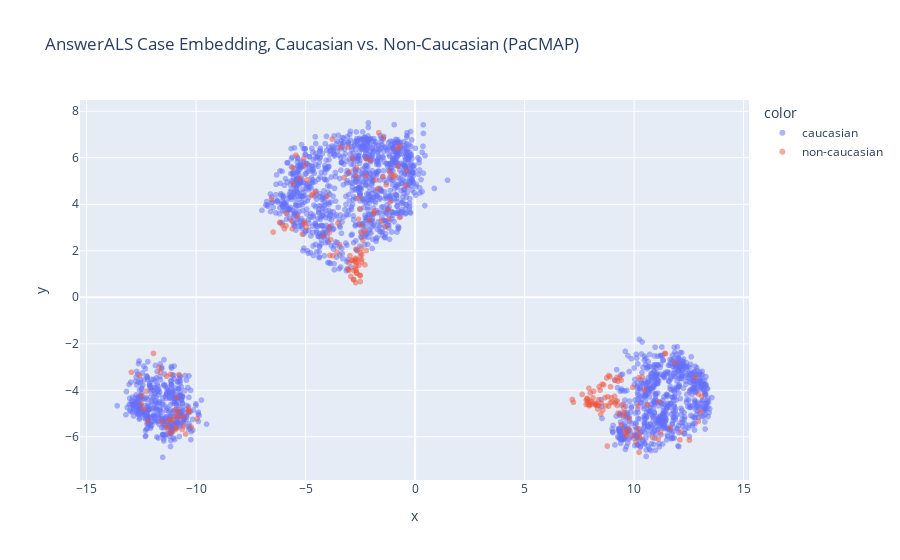
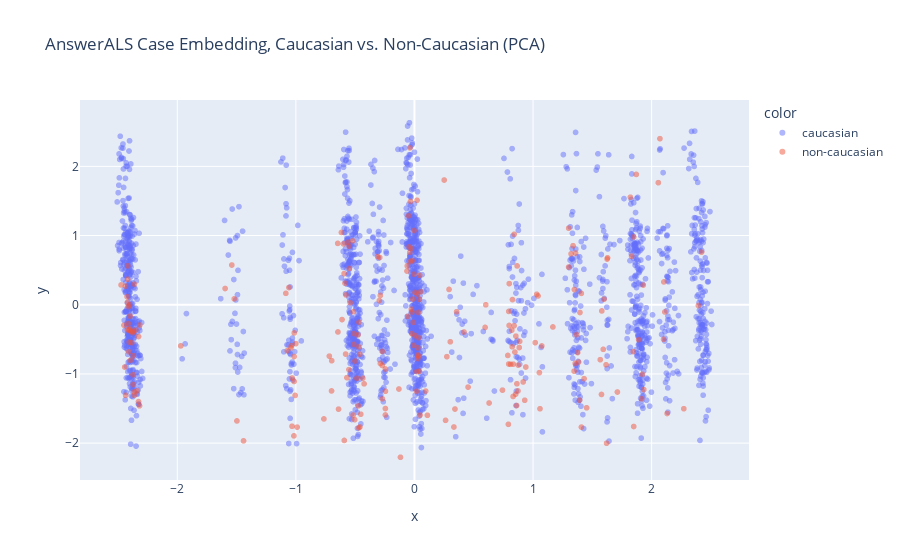
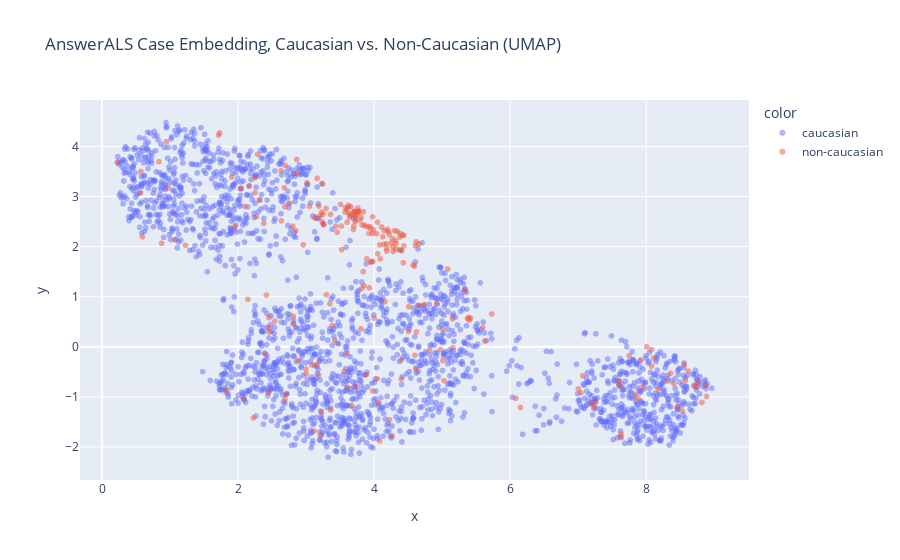

Notebook cell for these charts, in order:
### Code cell
perform_dimensional_reduction_and_plot(
    allAnswerAlsCaseDataFrame.loc[
        :, 
        allAnswerAlsCaseDataFrame.columns != ('caucasian', '', '', '')],
    'PaCMAP', 
    "AnswerALS Case Embedding, Caucasian vs. Non-Caucasian (PaCMAP)",
    color_map=allAnswerAlsCaseDataFrame['caucasian'])

perform_dimensional_reduction_and_plot(
    allAnswerAlsCaseDataFrame.loc[
        :, 
        allAnswerAlsCaseDataFrame.columns != ('caucasian', '', '', '')], 
    'PCA', 
    "AnswerALS Case Embedding, Caucasian vs. Non-Caucasian (PCA)",
    color_map=allAnswerAlsCaseDataFrame['caucasian'])

perform_dimensional_reduction_and_plot(
    allAnswerAlsCaseDataFrame.loc[
        :, 
        allAnswerAlsCaseDataFrame.columns != ('caucasian', '', '', '')], 
    'UMAP', 
    "AnswerALS Case Embedding, Caucasian vs. Non-Caucasian (UMAP)",
    color_map=allAnswerAlsCaseDataFrame['caucasian'])

### Figure 1 — Plotly figure (JSON) as saved in the notebook; plotly's stock layout.template omitted (floating-point values rounded to 4 significant figures; data arrays with more than 128 entries replaced by an {"elided": "..."} marker saying what was removed)
{"data": [{"customdata": {"elided": "2070x1 str values"}, "hovertemplate": "color=caucasian<br>x=%{x}<br>y=%{y}<br>id=%{customdata[0]}<extra></extra>", "legendgroup": "caucasian", "marker": {"color": "#636efa", "opacity": 0.5, "symbol": "circle"}, "mode": "markers", "name": "caucasian", "showlegend": true, "type": "scattergl", "x": {"elided": "2070 float values"}, "xaxis": "x", "y": {"elided": "2070 float values"}, "yaxis": "y"}, {"customdata": {"elided": "241x1 str values"}, "hovertemplate": "color=non-caucasian<br>x=%{x}<br>y=%{y}<br>id=%{customdata[0]}<extra></extra>", "legendgroup": "non-caucasian", "marker": {"color": "#EF553B", "opacity": 0.5, "symbol": "circle"}, "mode": "markers", "name": "non-caucasian", "showlegend": true, "type": "scattergl", "x": {"elided": "241 float values"}, "xaxis": "x", "y": {"elided": "241 float values"}, "yaxis": "y"}], "layout": {"legend": {"title": {"text": "color"}, "tracegroupgap": 0}, "title": {"text": "AnswerALS Case Embedding, Caucasian vs. Non-Caucasian (PaCMAP)"}, "xaxis": {"anchor": "y", "domain": [0, 1], "title": {"text": "x"}}, "yaxis": {"anchor": "x", "domain": [0, 1], "title": {"text": "y"}}}}

### Figure 2 — Plotly figure (JSON) as saved in the notebook; plotly's stock layout.template omitted (floating-point values rounded to 4 significant figures; data arrays with more than 128 entries replaced by an {"elided": "..."} marker saying what was removed)
{"data": [{"customdata": {"elided": "2070x1 str values"}, "hovertemplate": "color=caucasian<br>x=%{x}<br>y=%{y}<br>id=%{customdata[0]}<extra></extra>", "legendgroup": "caucasian", "marker": {"color": "#636efa", "opacity": 0.5, "symbol": "circle"}, "mode": "markers", "name": "caucasian", "showlegend": true, "type": "scattergl", "x": {"elided": "2070 float values"}, "xaxis": "x", "y": {"elided": "2070 float values"}, "yaxis": "y"}, {"customdata": {"elided": "241x1 str values"}, "hovertemplate": "color=non-caucasian<br>x=%{x}<br>y=%{y}<br>id=%{customdata[0]}<extra></extra>", "legendgroup": "non-caucasian", "marker": {"color": "#EF553B", "opacity": 0.5, "symbol": "circle"}, "mode": "markers", "name": "non-caucasian", "showlegend": true, "type": "scattergl", "x": {"elided": "241 float values"}, "xaxis": "x", "y": {"elided": "241 float values"}, "yaxis": "y"}], "layout": {"legend": {"title": {"text": "color"}, "tracegroupgap": 0}, "title": {"text": "AnswerALS Case Embedding, Caucasian vs. Non-Caucasian (PCA)"}, "xaxis": {"anchor": "y", "domain": [0, 1], "title": {"text": "x"}}, "yaxis": {"anchor": "x", "domain": [0, 1], "title": {"text": "y"}}}}

### Figure 3 — Plotly figure (JSON) as saved in the notebook; plotly's stock layout.template omitted (floating-point values rounded to 4 significant figures; data arrays with more than 128 entries replaced by an {"elided": "..."} marker saying what was removed)
{"data": [{"customdata": {"elided": "2070x1 str values"}, "hovertemplate": "color=caucasian<br>x=%{x}<br>y=%{y}<br>id=%{customdata[0]}<extra></extra>", "legendgroup": "caucasian", "marker": {"color": "#636efa", "opacity": 0.5, "symbol": "circle"}, "mode": "markers", "name": "caucasian", "showlegend": true, "type": "scattergl", "x": {"elided": "2070 float values"}, "xaxis": "x", "y": {"elided": "2070 float values"}, "yaxis": "y"}, {"customdata": {"elided": "241x1 str values"}, "hovertemplate": "color=non-caucasian<br>x=%{x}<br>y=%{y}<br>id=%{customdata[0]}<extra></extra>", "legendgroup": "non-caucasian", "marker": {"color": "#EF553B", "opacity": 0.5, "symbol": "circle"}, "mode": "markers", "name": "non-caucasian", "showlegend": true, "type": "scattergl", "x": {"elided": "241 float values"}, "xaxis": "x", "y": {"elided": "241 float values"}, "yaxis": "y"}], "layout": {"legend": {"title": {"text": "color"}, "tracegroupgap": 0}, "title": {"text": "AnswerALS Case Embedding, Caucasian vs. Non-Caucasian (UMAP)"}, "xaxis": {"anchor": "y", "domain": [0, 1], "title": {"text": "x"}}, "yaxis": {"anchor": "x", "domain": [0, 1], "title": {"text": "y"}}}}
